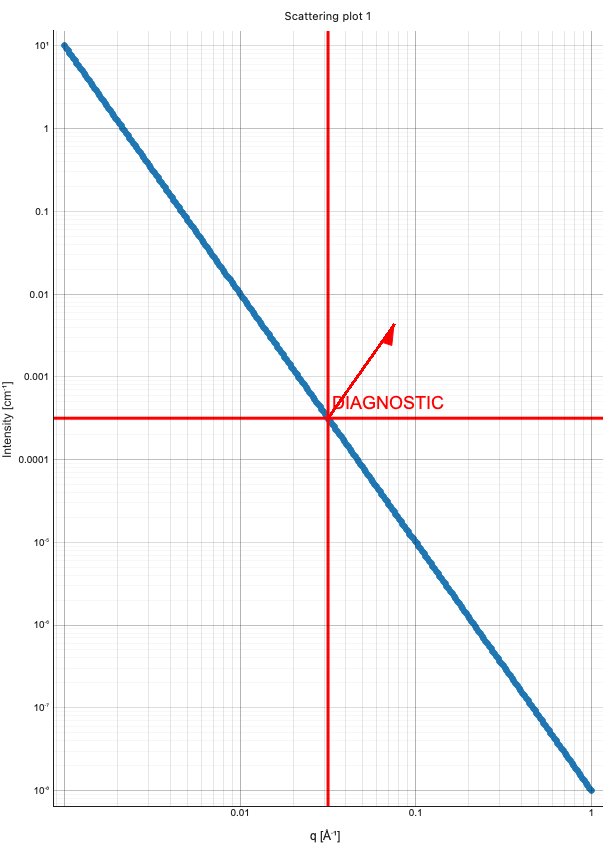

The script that saved this image:
"""Diagnose why graph annotations may not appear.

Run inside the Bernardyn environment, from the repository root:

    conda activate bernardyn
    python annotation_doctor.py

It prints the loaded module paths and library versions, then drives the exact
inspector -> controller -> renderer path used by the Add button and reports
what actually reached the plot scene.  A PNG is written next to this file.
"""

from __future__ import annotations

import os
import sys
import traceback
from dataclasses import replace

os.environ.setdefault("QT_QPA_PLATFORM", os.environ.get("QT_QPA_PLATFORM", ""))

import numpy as np
import pyqtgraph as pg
import PySide6


def main() -> int:
    print("== environment ==")
    print("python      :", sys.version.split()[0], sys.executable)
    print("PySide6     :", PySide6.__version__)
    print("pyqtgraph   :", pg.__version__, pg.__file__)
    try:
        import pyirena

        print("pyirena     :", getattr(pyirena, "__version__", "?"), pyirena.__file__)
    except Exception as exc:  # pragma: no cover - diagnostic only
        print("pyirena     : not importable:", exc)

    import bernardyn
    import bernardyn.renderers.plot2d as plot2d

    print("bernardyn   :", getattr(bernardyn, "__version__", "?"), bernardyn.__file__)
    print("plot2d      :", plot2d.__file__)
    import inspect
    source = "".join(
        inspect.getsource(getattr(plot2d.Plot2DWidget, name))
        for name in ("_add_annotations", "_add_annotation")
        if hasattr(plot2d.Plot2DWidget, name)
    )
    has_overlay = "add_overlay" in source
    print("plot2d has the overlay fix:", has_overlay)
    if not has_overlay:
        print("  !! The running plot2d.py is OLDER than commit 7119fc8.")
        print("  !! You are importing a stale copy, not this repository.")

    from PySide6.QtWidgets import QApplication

    from bernardyn.core.models import Annotation, AnnotationKind, Dataset
    from bernardyn.gui.main_window import MainWindow

    app = QApplication.instance() or QApplication([])
    window = MainWindow()
    window.resize(1400, 900)
    window.show()

    q = np.logspace(-3, 0, 300)
    intensity = 1e4 * q**-3 + 1.0
    window.controller.add_dataset(Dataset(q=q, intensity=intensity))
    window._rebuild_tabs()
    app.processEvents()

    inspector = window.inspector
    graph = inspector._graph
    print()
    print("== graph state ==")
    print("renderer_id :", graph.renderer_id)
    print("x axis      : log=%s auto=%s min=%s max=%s"
          % (graph.x_axis.log, graph.x_axis.auto_range, graph.x_axis.minimum, graph.x_axis.maximum))
    print("y axis      : log=%s auto=%s min=%s max=%s"
          % (graph.y_axis.log, graph.y_axis.auto_range, graph.y_axis.minimum, graph.y_axis.maximum))
    print("inspector snapshots:", list(inspector._snapshots))

    position, end = inspector._annotation_defaults()
    print("default annotation position:", position, "end:", end)

    for kind in AnnotationKind:
        annotation = Annotation(
            kind,
            position,
            end=end if kind is AnnotationKind.ARROW else None,
            text="DIAGNOSTIC",
            font_size=18,
            color=(255, 0, 0, 255),
            line_width=3.0,
        )
        updated = replace(inspector._graph, annotations=(*inspector._graph.annotations, annotation))
        inspector._graph = updated
        try:
            inspector.graphChanged.emit(updated, False, "Add annotation")
        except Exception:
            traceback.print_exc()
        app.processEvents()

    page = window.tabs.currentWidget()
    renderer = page.renderer
    print()
    print("== what reached the renderer ==")
    print("renderer class    :", type(renderer).__name__)
    print("annotations in doc:", len(getattr(renderer, "_graph").annotations))
    if not hasattr(renderer, "getPlotItem"):
        print("!! This renderer draws no annotations at all (3D/OpenGL renderer).")
        return 1
    plot_item = renderer.getPlotItem()
    print("scene items       :", [type(item).__name__ for item in plot_item.items])
    print("view range (plot units):", plot_item.vb.viewRange())
    for item in plot_item.items:
        if isinstance(item, pg.TextItem):
            print("text item pos=%s z=%s visible=%s parent=%s"
                  % (item.pos(), item.zValue(), item.isVisible(), item.parentItem()))

    out = os.path.join(os.path.dirname(os.path.abspath(__file__)), "annotation_doctor.png")
    renderer.grab().save(out)
    print()
    print("wrote", out)
    print("If the four red annotations are in that PNG, rendering works and the")
    print("problem is in how the annotation reaches the document, not the plot.")
    return 0


if __name__ == "__main__":
    raise SystemExit(main())
